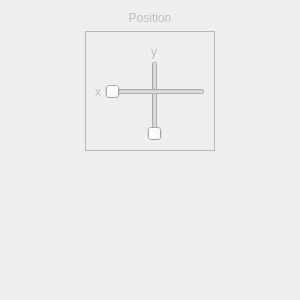
               <widget class="QWidget" name="widget_2" native="true">
                <property name="minimumSize">
                 <size>
                  <width>300</width>
                  <height>300</height>
                 </size>
                </property>
                <property name="maximumSize">
                 <size>
                  <width>300</width>
                  <height>16777215</height>
                 </size>
                </property>
                <layout class="QVBoxLayout" name="verticalLayout_13">
                 <item>
                  <widget class="QLabel" name="scale_position_label">
                   <property name="enabled">
                    <bool>false</bool>
                   </property>
                   <property name="text">
                    <string>Position</string>
                   </property>
                   <property name="alignment">
                    <set>Qt::AlignCenter</set>
                   </property>
                  </widget>
                 </item>
                 <item>
                  <layout class="QHBoxLayout" name="horizontalLayout_19">
                   <item>
                    <spacer name="horizontalSpacer_11">
                     <property name="orientation">
                      <enum>Qt::Horizontal</enum>
                     </property>
                     <property name="sizeHint" stdset="0">
                      <size>
                       <width>40</width>
                       <height>20</height>
                      </size>
                     </property>
                    </spacer>
                   </item>
                   <item>
                    <widget class="QFrame" name="scale_position_frame">
                     <property name="enabled">
                      <bool>false</bool>
                     </property>
                     <property name="minimumSize">
                      <size>
                       <width>130</width>
                       <height>120</height>
                      </size>
                     </property>
                     <property name="maximumSize">
                      <size>
                       <width>130</width>
                       <height>120</height>
                      </size>
                     </property>
                     <property name="frameShape">
                      <enum>QFrame::StyledPanel</enum>
                     </property>
                     <property name="frameShadow">
                      <enum>QFrame::Raised</enum>
                     </property>
                     <widget class="QSlider" name="scale_position_y">
                      <property name="geometry">
                       <rect>
                        <x>60</x>
                        <y>30</y>
                        <width>20</width>
                        <height>80</height>
                       </rect>
                      </property>
                      <property name="minimumSize">
                       <size>
                        <width>0</width>
                        <height>80</height>
                       </size>
                      </property>
                      <property name="maximumSize">
                       <size>
                        <width>16777215</width>
                        <height>80</height>
                       </size>
                      </property>
                      <property name="orientation">
                       <enum>Qt::Vertical</enum>
                      </property>
                     </widget>
                     <widget class="QSlider" name="scale_position_x">
                      <property name="geometry">
                       <rect>
                        <x>20</x>
                        <y>50</y>
                        <width>100</width>
                        <height>22</height>
                       </rect>
                      </property>
                      <property name="minimumSize">
                       <size>
                        <width>100</width>
                        <height>0</height>
                       </size>
                      </property>
                      <property name="maximumSize">
                       <size>
                        <width>100</width>
                        <height>16777215</height>
                       </size>
                      </property>
                      <property name="orientation">
                       <enum>Qt::Horizontal</enum>
                      </property>
                     </widget>
                     <widget class="QLabel" name="label_8">
                      <property name="geometry">
                       <rect>
                        <x>10</x>
                        <y>50</y>
                        <width>16</width>
                        <height>21</height>
                       </rect>
                      </property>
                      <property name="text">
                       <string>x</string>
                      </property>
                     </widget>
                     <widget class="QLabel" name="label_9">
                      <property name="geometry">
                       <rect>
                        <x>64</x>
                        <y>10</y>
                        <width>10</width>
                        <height>21</height>
                       </rect>
                      </property>
                      <property name="text">
                       <string>y</string>
                      </property>
                      <property name="alignment">
                       <set>Qt::AlignCenter</set>
                      </property>
                     </widget>
                    </widget>
                   </item>
                   <item>
                    <spacer name="horizontalSpacer_12">
                     <property name="orientation">
                      <enum>Qt::Horizontal</enum>
                     </property>
                     <property name="sizeHint" stdset="0">
                      <size>
                       <width>40</width>
                       <height>20</height>
                      </size>
                     </property>
                    </spacer>
                   </item>
                  </layout>
                 </item>
                 <item>
                  <spacer name="verticalSpacer_7">
                   <property name="orientation">
                    <enum>Qt::Vertical</enum>
                   </property>
                   <property name="sizeHint" stdset="0">
                    <size>
                     <width>20</width>
                     <height>40</height>
                    </size>
                   </property>
                  </spacer>
                 </item>
                </layout>
               </widget>
